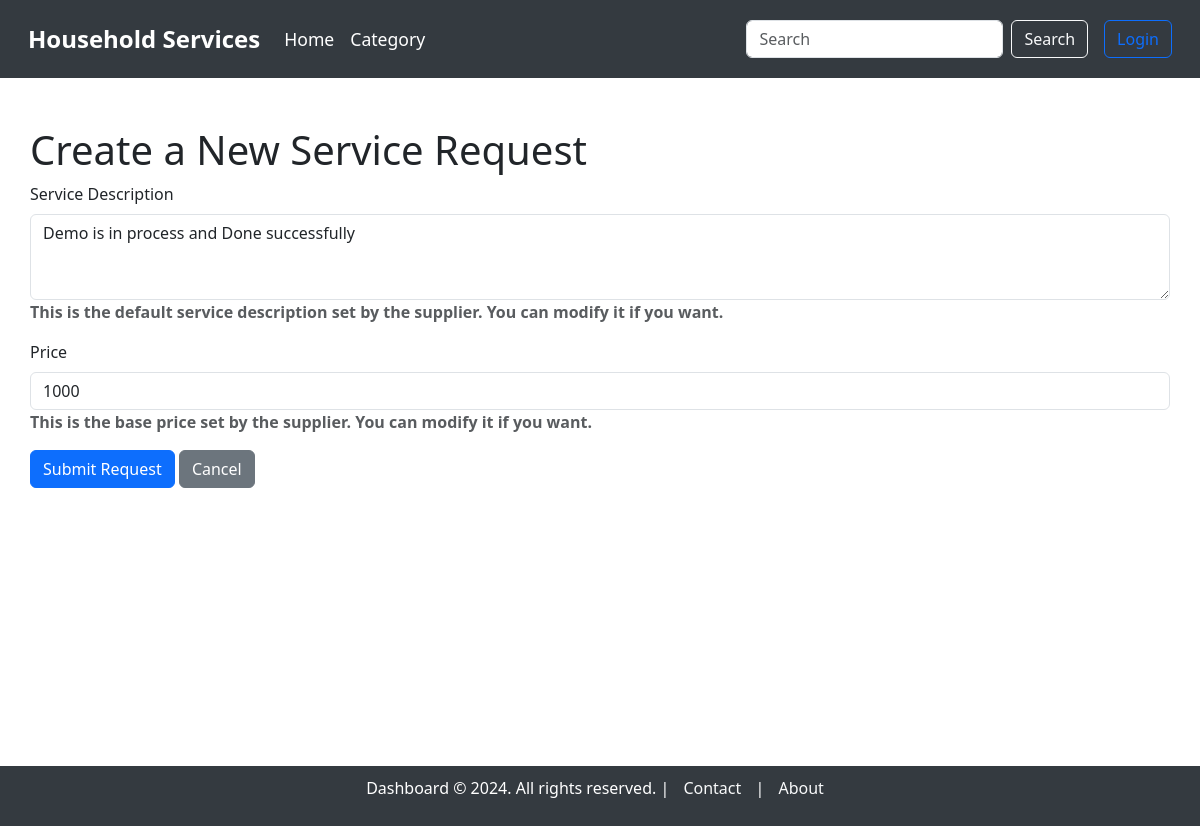
Before: /service_requests/create/1 with the older database file.
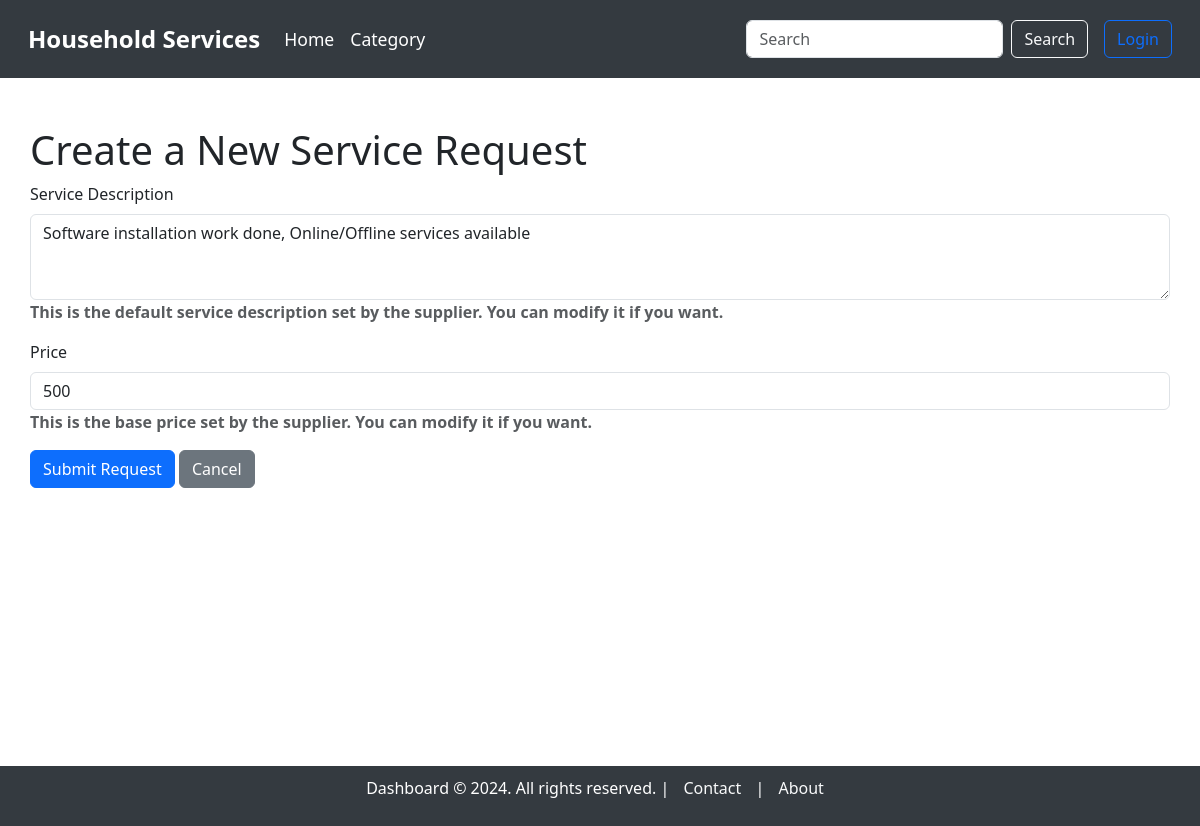
After: the same page with the newer database file.
### model.py (models this page shows, shortened)
class Service(db.Model):
    __tablename__ = "service"
    service_id = db.Column(db.Integer, autoincrement=True, primary_key=True)
    category_id = db.Column(db.Integer, db.ForeignKey('category.category_id'), nullable=False)  # Link to Category model
    supplier_id = db.Column(db.Integer, db.ForeignKey('users.user_id'), nullable=False)  # Link to the supplier
    service_name = db.Column(db.String, unique=True, nullable=False)
    service_description = db.Column(db.String, nullable=False)
    created_at = db.Column(db.DateTime, default=datetime.utcnow)
    updated_at = db.Column(db.DateTime, default=datetime.utcnow, onupdate=datetime.utcnow)
    price = db.Column(db.Integer)
    image = db.Column(db.String)  # Path to the uploaded image
    supplier = db.relationship('User', backref='services')  # Relationship to supplier (User)
    category = db.relationship('Category', backref='services')  # Relationship to Category

### main.py (the view, shortened to what this page needs)
@app.route('/service_requests/create/<int:service_id>', methods=['GET', 'POST'])
def create_service_request(service_id):
    service = Service.query.get_or_404(service_id)
    return render_template('service_requests/create_service_request.html', service_id=service_id, service=service)

### templates/service_requests/create_service_request.html (shortened to what this page needs)
{% extends 'base_dashboard.html' %}
{% block content %}
<div class="container mt-5">
    <h1>Create a New Service Request</h1>
    <form action="{{ url_for('create_service_request', service_id=service_id) }}" method="POST">
        <div class="mb-3">
            <label for="service_description" class="form-label">Service Description</label>
            <textarea class="form-control" id="service_description" name="service_description" rows="3" required>{{ service.service_description }}</textarea>
            <strong class="text-muted">This is the default service description set by the supplier. You can modify it if you want.</strong>
        </div>
        <div class="mb-3">
            <label for="price" class="form-label">Price</label>
            <input type="number" class="form-control" id="price" name="price" value="{{ service.price }}" required>
            <strong class="text-muted">This is the base price set by the supplier. You can modify it if you want.</strong>
        </div>
        <button type="submit" class="btn btn-primary">Submit Request</button>
        <a href="{{ url_for('service_dashboard', category_id=service.category_id) }}" class="btn btn-secondary">Cancel</a>
    </form>
</div>
{% endblock %}

Changed rows visible on the page:
changed Service: service_description "Demo is in process and Done successfully" → "Software installation work done, Online/Offline services available"; price "1000" → "500"
